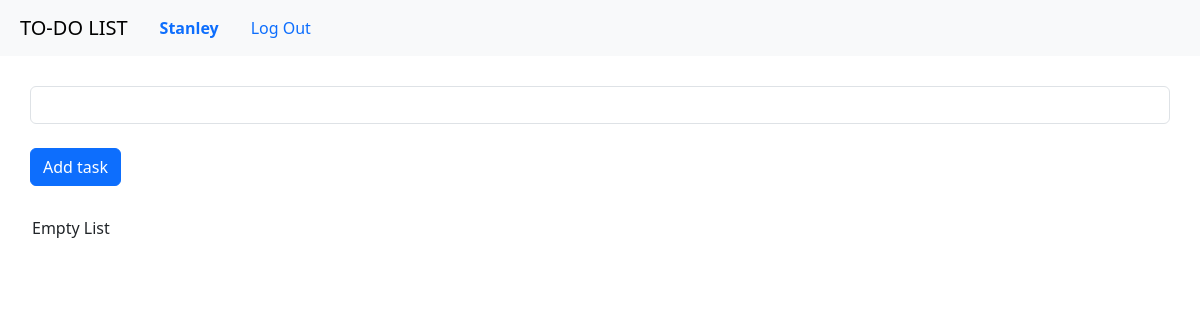
Before: / (signed in) with the older database file.
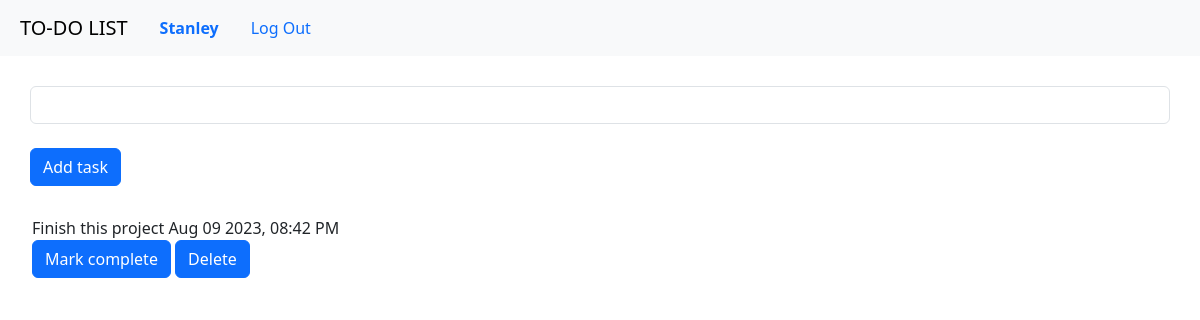
After: the same page with the newer database file.
### list/models.py (models this page shows)
class List(models.Model):
    user= models.ForeignKey(User, on_delete=models.CASCADE, related_name="user_lists")
    text=models.CharField(max_length=200)
    done=models.BooleanField(default=False)
    timestamp=models.DateTimeField(auto_now_add=True)
    def serialize(self):
        return{
            'user':self.user.username,
            'text':self.text,
            'done':self.done,
            'timestamp':self.timestamp.strftime('%b %d %Y, %I:%M %p')
        }

### list/views.py (the view)
# urls.py: path('',views.index,name='index'),
def index(request):
    user=request.user
    if user.is_authenticated:
        lists=List.objects.filter(user=user).all()
        serializedlists=[list.serialize() for list in lists]
        return render(request,'list/index.html',{
        'lists':serializedlists
        })
    else:
        return HttpResponseRedirect(reverse('login'))

### list/templates/list/index.html (shortened to what this page needs)
{%extends 'list/layout.html'%}
{%load static%}
{%block body%}
<div id="newtask">
    <form>
        <input class="form-control" type="text" id="text"/><br/>
        <button type="submit"class="btn btn-primary" onclick="add(event)"data-url="{%url 'add'%}">Add task</button>
    </form>
</div>
<div id="lists">
    <ul>
    {% if lists %}
    {%for list in lists%}
    <li>
        <div class="list">
            <span>{{list.text}}</span>
            <span>{{list.timestamp}}</span><br/>
            <button class="btn btn-primary">Mark complete</button>
            <button class="btn btn-primary">Delete</button>
          </div>
    </li>
    {%endfor%}
    {% else %}
    <li>Empty List</li>
    {% endif %}
   </ul>
</div>
{%endblock%}

### list/templates/list/layout.html (shortened to what this page needs)
{%load static%}
<!DOCTYPE html>
<html lang="en">
<head>
    <link href="https://cdn.jsdelivr.net/npm/bootstrap@5.3.1/dist/css/bootstrap.min.css" rel="stylesheet">
    <link href="{%static 'list/index.css'%}" rel="stylesheet">
</head>
<body>
    <nav class="navbar navbar-expand-lg navbar-light bg-light">
        <a class="navbar-brand" href="#">TO-DO LIST</a>
        <div>
          <ul class="nav">
            {% if user.is_authenticated %}
                <li class="nav-item">
                    <a class="nav-link" href="#"><strong>{{ user.username }}</strong></a>
                </li>
                <li class="nav-item">
                    <a class="nav-link" href="{% url 'logout' %}">Log Out</a>
                </li>
            {% endif %}
          </ul>
        </div>
      </nav>
    {%block body%}
    {%endblock%}
</body>
</html>

### list/static/list/index.css (style rules this page uses)
.navbar { padding-left: 20px; }
#newtask { margin:30px }
ul { list-style-type: none; padding-left: 10; }

Changed rows visible on the page:
added List: text "Finish this project"
Other visible differences:
new list line: "Aug 09 2023, 08:42 PM Mark complete Delete"
text no longer shown: "Empty List"
